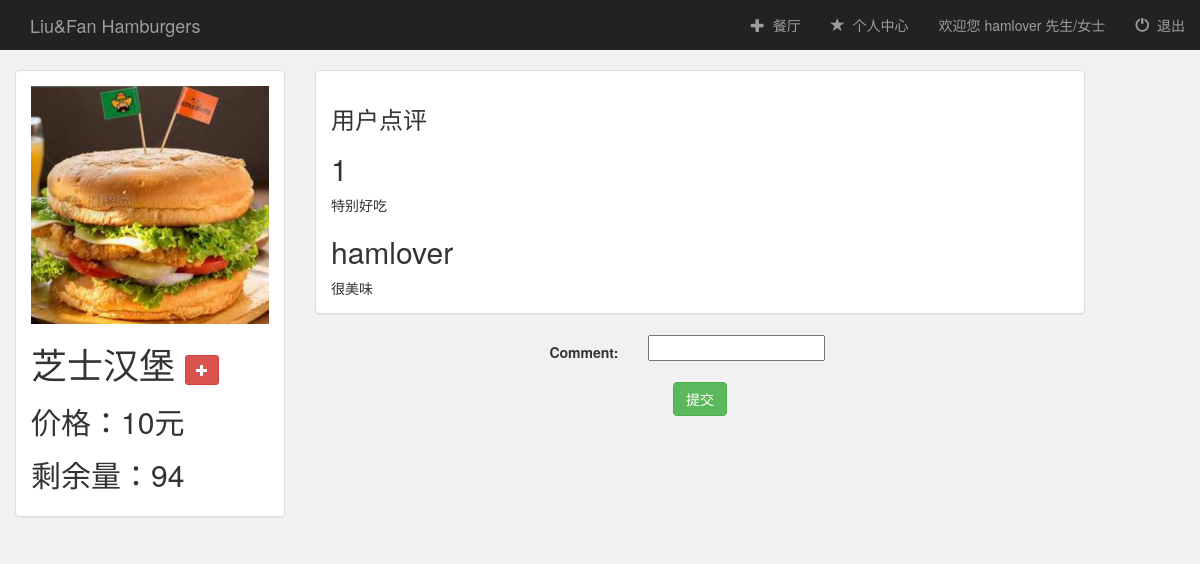
Screenshot of /booksystem/10/ (signed in) with the database file from the repository.
### booksystem/models.py (models this page shows)
class Store(models.Model):
    food = models.CharField(max_length=100, null=True)
    logo = models.FileField(default=0)
    price = models.IntegerField(null=True)
    quantity = models.IntegerField(null=True)

class Like(models.Model):
    user = models.ForeignKey(User, default=1)
    food = models.ForeignKey(Store)
    comment =models.CharField(max_length=200)

### booksystem/views.py (the view)
# urls.py: url(r'^(?P<store_id>[0-9]+)/$', views.detail, name='detail'),
def detail(request, store_id):
    if not request.user.is_authenticated():
        return render(request, 'booksystem/login.html')
    else:
        store = get_object_or_404(Store, pk=store_id)
        form = LikeForm(request.POST or None)
        if form.is_valid():
            like = form.save(commit=False)
            like.user = request.user
            like.food = store
            like.comment = form.cleaned_data['comment']
            like.save()
        like_result = Like.objects.filter(food=store)
        return render(request, 'booksystem/detail.html', {
            'store': store,
            'like_result':like_result,
            'form':form,
            'username': request.user.username})

### booksystem/forms.py
class LikeForm(forms.ModelForm):
    class Meta:
        model = Like
        fields = ['comment']

### booksystem/templates/booksystem/detail.html (shortened to what this page needs)
{% extends 'booksystem/base.html' %}
{% block login_display %}
    <a href="#">欢迎您 {{ username }} 先生/女士</a>
{% endblock %}
{% block content %}
<div class="container-fluid foods-container">
    <div class="row">
        <div class="col-sm-4 col-md-3">
            <div class="panel panel-default">
                <div class="panel-body">
                    <a href="{% url 'booksystem:detail' store.id %}">
                        {% if store.logo %}
                            <img src="{{ store.logo.url }}" class="img-responsive">
                        {% else %}
                            <h3>No image to display</h3>
                        {% endif %}
                    </a>
                    <h1>{{ store.food }}
                    <button type="submit" class="btn btn-sm btn-danger" onclick="book({{ store.id }})">
                        <span class="glyphicon glyphicon-plus"></span>
                    </button>
                    </h1>
                    <h2>价格：{{ store.price }}元</h2>
                    <h2>剩余量：{{ store.quantity }}</h2>
                </div>
            </div>
        </div>
        <div class="col-sm-12 col-md-8">
            <div class="panel panel-default">
                <div class="panel-body">
                    <h3>用户点评</h3>
                    {% for like in like_result %}
                        <h2>{{ like.user }}</h2>
                        <td>{{ like.comment }}</td>
                    {% endfor %}
                </div>
            </div>
            <form class="form-horizontal" role="form" action="" method="post" enctype="multipart/form-data">
                {% include 'booksystem/form_template.html' %}
                <div class="form-group">
                    <div align="center">
                        <button type="submit" class="btn btn-success">提交</button>
                    </div>
                </div>
            </form>
        </div>
    </div>
</div>
{% endblock %}

### rows the page displays
Store: logo (picture), food "芝士汉堡", price "10", quantity "94"
Like: user "1", comment "特别好吃"
Like: user "hamlover", comment "很美味"

### other values shown
{{ username }} "hamlover"
{{ field.label_tag }} "Comment:"
